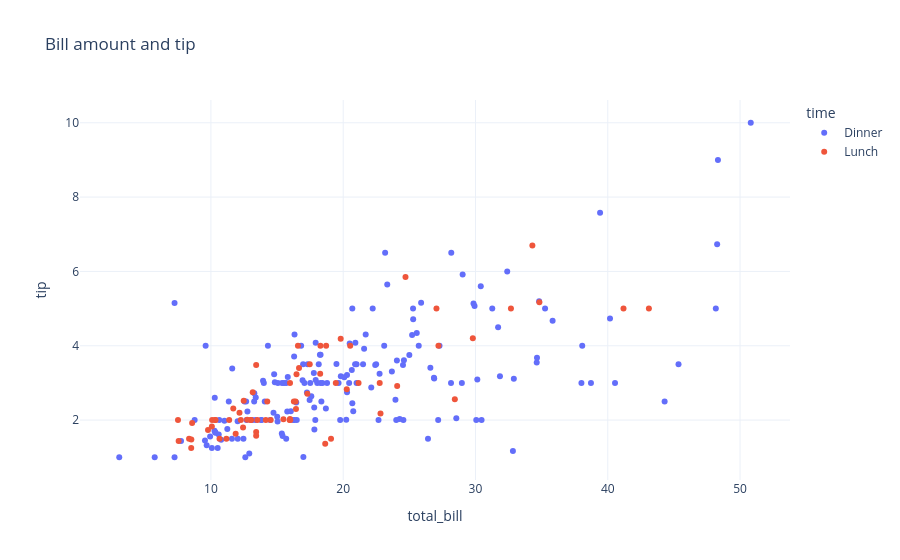
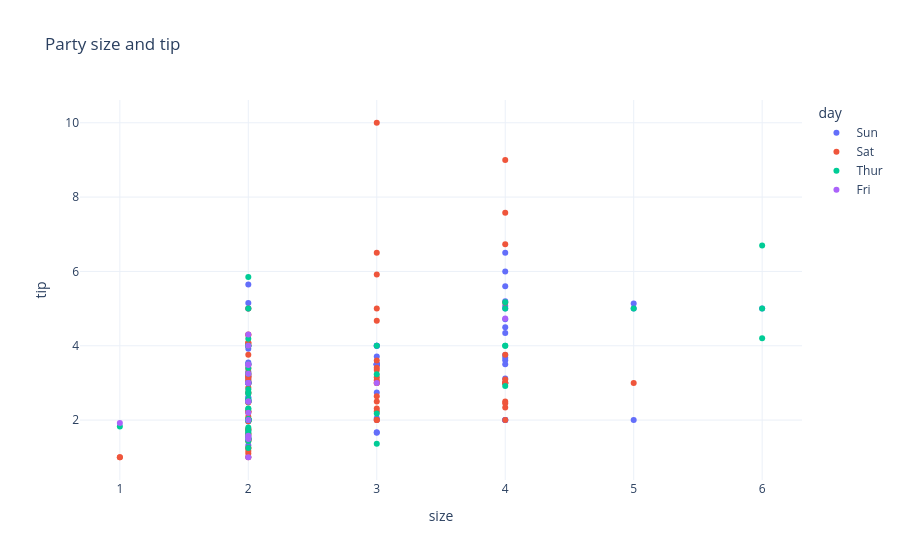
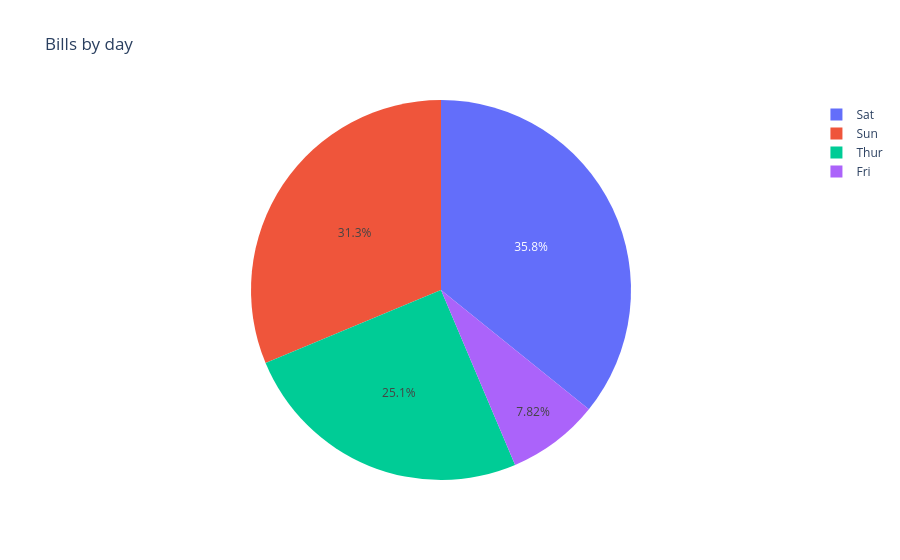

Notebook source saved alongside these figures, in order:
### Markdown cell above
## 2. Visual exploration
Scatter plots show associations with the target; the pie chart describes the sample composition. Association is not proof of causation. Interactive HTML charts are saved alongside the notebook.

### Code cell
figures = {
    'bill_vs_tip': px.scatter(df, x='total_bill', y='tip', color='time',
                              hover_data=['day', 'size'], title='Bill amount and tip'),
    'party_size_vs_tip': px.scatter(df, x='size', y='tip', color='day',
                                   title='Party size and tip'),
    'bills_by_day': px.pie(df.groupby('day').size().reset_index(name='count'),
                          names='day', values='count', title='Bills by day'),
}
for name, figure in figures.items():
    figure.update_layout(template='plotly_white')
    figure.write_html(OUTPUTS / f'{name}.html', include_plotlyjs=True)
    display(figure)
print('Correlation between bill and tip:', round(df['total_bill'].corr(df['tip']), 3))

### Figure 1 — Plotly figure (JSON) as saved in the notebook; plotly's stock layout.template omitted (floating-point values rounded to 4 significant figures; data arrays with more than 128 entries replaced by an {"elided": "..."} marker saying what was removed)
{"data": [{"customdata": {"elided": "176x2 mixed values"}, "hovertemplate": "time=Dinner<br>total_bill=%{x}<br>tip=%{y}<br>day=%{customdata[0]}<br>size=%{customdata[1]}<extra></extra>", "legendgroup": "Dinner", "marker": {"color": "#636efa", "symbol": "circle"}, "mode": "markers", "name": "Dinner", "orientation": "v", "showlegend": true, "type": "scatter", "x": {"elided": "176 float values"}, "xaxis": "x", "y": {"elided": "176 float values"}, "yaxis": "y"}, {"customdata": {"elided": "67x2 mixed values"}, "hovertemplate": "time=Lunch<br>total_bill=%{x}<br>tip=%{y}<br>day=%{customdata[0]}<br>size=%{customdata[1]}<extra></extra>", "legendgroup": "Lunch", "marker": {"color": "#EF553B", "symbol": "circle"}, "mode": "markers", "name": "Lunch", "orientation": "v", "showlegend": true, "type": "scatter", "x": [27.2, 22.76, 17.29, 19.44, 16.66, 10.07, 32.68, 15.98, 34.83, 13.03, 18.28, 24.71, 21.16, 10.65, 12.43, 24.08, 11.69, 13.42, 14.26, 15.95, 12.48, 29.8, 8.52, 14.52, 11.38, 22.82, 19.08, 20.27, 11.17, 12.26, 18.26, 8.51, 10.33, 14.15, 16, 13.16, 17.47, 34.3, 41.19, 27.05, 16.43, 8.35, 18.64, 11.87, 9.78, 7.51, 19.81, 28.44, 15.48, 16.58, 7.56, 10.34, 43.11, 13, 13.51, 18.71, 12.74, 16.4, 20.53, 16.47, 12.16, 13.42, 8.58, 15.98, 13.42, 16.27, 10.09], "xaxis": "x", "y": [4, 3, 2.71, 3, 3.4, 1.83, 5, 2.03, 5.17, 2, 4, 5.85, 3, 1.5, 1.8, 2.92, 2.31, 1.68, 2.5, 2, 2.52, 4.2, 1.48, 2, 2, 2.18, 1.5, 2.83, 1.5, 2, 3.25, 1.25, 2, 2, 2, 2.75, 3.5, 6.7, 5, 5, 2.3, 1.5, 1.36, 1.63, 1.73, 2, 4.19, 2.56, 2.02, 4, 1.44, 2, 5, 2, 2, 4, 2.01, 2.5, 4, 3.23, 2.2, 3.48, 1.92, 3, 1.58, 2.5, 2], "yaxis": "y"}], "layout": {"legend": {"title": {"text": "time"}, "tracegroupgap": 0}, "title": {"text": "Bill amount and tip"}, "xaxis": {"anchor": "y", "domain": [0, 1], "title": {"text": "total_bill"}}, "yaxis": {"anchor": "x", "domain": [0, 1], "title": {"text": "tip"}}}}

### Figure 2 — Plotly figure (JSON) as saved in the notebook; plotly's stock layout.template omitted (floating-point values rounded to 4 significant figures)
{"data": [{"hovertemplate": "day=Sun<br>size=%{x}<br>tip=%{y}<extra></extra>", "legendgroup": "Sun", "marker": {"color": "#636efa", "symbol": "circle"}, "mode": "markers", "name": "Sun", "orientation": "v", "showlegend": true, "type": "scatter", "x": [2, 3, 3, 2, 4, 4, 2, 4, 2, 2, 2, 4, 2, 4, 2, 2, 3, 3, 3, 2, 2, 2, 4, 2, 2, 4, 3, 2, 2, 2, 4, 2, 4, 2, 3, 2, 3, 2, 4, 2, 2, 3, 4, 4, 5, 6, 4, 2, 4, 4, 2, 3, 2, 2, 3, 2, 4, 2, 2, 2, 2, 2, 2, 2, 2, 4, 2, 3, 4, 2, 5, 3, 5, 3, 3, 2], "xaxis": "x", "y": [1.01, 1.66, 3.5, 3.31, 3.61, 4.71, 2, 3.12, 1.96, 3.23, 1.71, 5, 1.57, 3, 3.02, 3.92, 1.67, 3.71, 3.5, 2.54, 3.06, 1.32, 5.6, 3, 5, 6, 2.05, 3, 2.5, 2.6, 5.2, 1.56, 4.34, 3.51, 4, 2.55, 4, 3.5, 5.07, 2.5, 2, 2.74, 2, 2, 5.14, 5, 3.75, 2.61, 2, 3.5, 2.5, 2, 2, 3, 3.48, 2.24, 4.5, 5.15, 3.18, 4, 3.11, 2, 2, 4, 3.55, 3.68, 5.65, 3.5, 6.5, 3, 5, 3.5, 2, 3.5, 4, 1.5], "yaxis": "y"}, {"hovertemplate": "day=Sat<br>size=%{x}<br>tip=%{y}<extra></extra>", "legendgroup": "Sat", "marker": {"color": "#EF553B", "symbol": "circle"}, "mode": "markers", "name": "Sat", "orientation": "v", "showlegend": true, "type": "scatter", "x": [3, 2, 2, 2, 4, 2, 4, 2, 2, 2, 2, 2, 4, 2, 4, 2, 3, 3, 3, 3, 3, 3, 4, 2, 2, 4, 2, 2, 2, 4, 3, 3, 2, 1, 2, 2, 2, 3, 2, 2, 2, 2, 2, 3, 2, 2, 2, 2, 2, 2, 2, 2, 1, 2, 2, 3, 2, 3, 4, 2, 2, 3, 4, 4, 2, 3, 2, 5, 2, 2, 4, 4, 2, 2, 4, 3, 2, 2, 2, 2, 2, 2, 3, 3, 2, 2, 2], "xaxis": "x", "y": [3.35, 4.08, 2.75, 2.23, 7.58, 3.18, 2.34, 2, 2, 4.3, 3, 1.45, 2.5, 3, 2.45, 3.27, 3.6, 2, 3.07, 2.31, 5, 2.24, 3, 1.5, 1.76, 6.73, 3.21, 2, 1.98, 3.76, 2.64, 3.15, 2.47, 1, 2.01, 2.09, 1.97, 3, 3.14, 5, 2.2, 1.25, 3.08, 2.5, 3.48, 4.08, 1.64, 4.06, 4.29, 3.76, 4, 3, 1, 1.61, 2, 10, 3.16, 3.41, 3, 2.03, 2.23, 2, 5.16, 9, 2.5, 6.5, 1.1, 3, 1.5, 1.44, 3.09, 3, 2.72, 2.88, 2, 3, 3.39, 1.47, 3, 1.25, 1, 1.17, 4.67, 5.92, 2, 2, 1.75], "yaxis": "y"}, {"hovertemplate": "day=Thur<br>size=%{x}<br>tip=%{y}<extra></extra>", "legendgroup": "Thur", "marker": {"color": "#00cc96", "symbol": "circle"}, "mode": "markers", "name": "Thur", "orientation": "v", "showlegend": true, "type": "scatter", "x": [4, 2, 2, 2, 2, 1, 2, 2, 4, 2, 2, 2, 2, 2, 2, 4, 2, 2, 2, 2, 2, 6, 2, 2, 2, 3, 2, 2, 2, 2, 2, 2, 2, 2, 2, 2, 2, 6, 5, 6, 2, 2, 3, 2, 2, 2, 2, 2, 2, 2, 2, 2, 4, 2, 2, 3, 2, 2, 4, 3, 2], "xaxis": "x", "y": [4, 3, 2.71, 3, 3.4, 1.83, 5, 2.03, 5.17, 2, 4, 5.85, 3, 1.5, 1.8, 2.92, 2.31, 1.68, 2.5, 2, 2.52, 4.2, 1.48, 2, 2, 2.18, 1.5, 2.83, 1.5, 2, 3.25, 1.25, 2, 2, 2, 2.75, 3.5, 6.7, 5, 5, 2.3, 1.5, 1.36, 1.63, 1.73, 2, 4.19, 2.56, 2.02, 4, 1.44, 2, 5, 2, 2, 4, 2.01, 2.5, 4, 3.23, 3], "yaxis": "y"}, {"hovertemplate": "day=Fri<br>size=%{x}<br>tip=%{y}<extra></extra>", "legendgroup": "Fri", "marker": {"color": "#ab63fa", "symbol": "circle"}, "mode": "markers", "name": "Fri", "orientation": "v", "showlegend": true, "type": "scatter", "x": [2, 2, 2, 2, 2, 4, 2, 2, 2, 2, 2, 2, 2, 2, 1, 3, 2, 2, 2], "xaxis": "x", "y": [3, 3.5, 1, 4.3, 3.25, 4.73, 4, 1.5, 3, 1.5, 2.5, 3, 2.2, 3.48, 1.92, 3, 1.58, 2.5, 2], "yaxis": "y"}], "layout": {"legend": {"title": {"text": "day"}, "tracegroupgap": 0}, "title": {"text": "Party size and tip"}, "xaxis": {"anchor": "y", "domain": [0, 1], "title": {"text": "size"}}, "yaxis": {"anchor": "x", "domain": [0, 1], "title": {"text": "tip"}}}}

### Figure 3 — Plotly figure (JSON) as saved in the notebook; plotly's stock layout.template omitted (floating-point values rounded to 4 significant figures)
{"data": [{"domain": {"x": [0, 1], "y": [0, 1]}, "hovertemplate": "day=%{label}<br>count=%{value}<extra></extra>", "labels": ["Fri", "Sat", "Sun", "Thur"], "legendgroup": "", "name": "", "showlegend": true, "type": "pie", "values": [19, 87, 76, 61]}], "layout": {"legend": {"tracegroupgap": 0}, "title": {"text": "Bills by day"}}}
